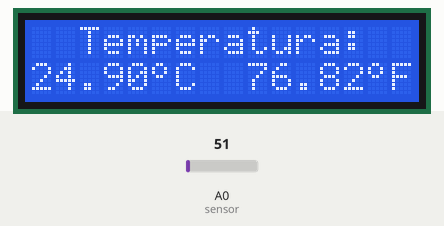
The sketch below on a simulated Arduino Uno, built with avr-gcc and run on an emulated ATmega328P. Parts: 16×2 character LCD. Inputs (shaded band) come from the test bench; at power-on: A0 (sensor) = 51. What the sketch prints to the serial monitor is not drawn.

Above: at 1.2 s.
1.3 s: A0 (sensor) set to 70
At 2.5 s:
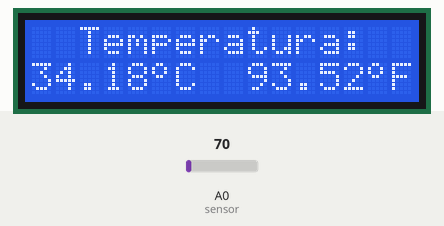
3.6 s: A0 (sensor) set to 86
At 5.0 s:
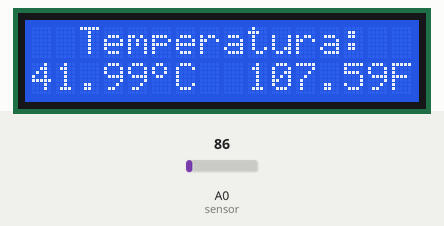
5.6 s: A0 (sensor) set to 71
At 7.4 s:
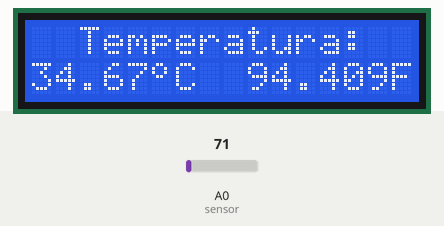
Timing chart, 0 to 8.9 s (numbered marks = the images above; inputs shaded):
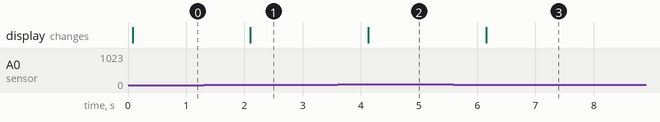

Measured:
- the behaviour switches between 77 and 78 on A0 (sensor) (found by bisection; images 1 and 2)
- after the input at 1.3 s, the display: changes after 0.80 s (image 1)
- after the input at 3.6 s, the display: changes after 0.53 s (image 2)
- after the input at 5.6 s, the display: changes after 0.56 s (image 3)

The sketch:

Taller_6_punto_5.ino
```cpp
/*
 * Lectura de sensor de temperatura (lm35) y despliegue en pantalla Lcd
 * Visualización de grados centigrados y fahrenheit
 */


 #include <LiquidCrystal.h>

 LiquidCrystal lcd(7,8,9,10,11,12);
 byte grado[8] = { 0b00001100, 0b00010010, 0b00010010, 0b00001100, 0b00000000, 0b00000000, 0b00000000, 0b00000000};
 float dato;
 float c,f;

 void setup() {
  Serial.begin(9600);
  lcd.begin(16,2);
  lcd.createChar(1,grado);
  lcd.setCursor(2,0);
  lcd.print("Temperatura: ");
  //centigrados
  lcd.setCursor(5,1);
  lcd.write(1);
  lcd.setCursor(6,1);
  lcd.print("C");
  //farenheit
  lcd.setCursor(14,1);
  lcd.write(1);
  lcd.setCursor(15,1);
  lcd.print("F");
}

void loop() {
  float centigrados = leerGrados();
  float faren = fahrenheit();
  lcd.setCursor(0,1);
  lcd.print(centigrados);
  lcd.setCursor(9,1);
  lcd.print(faren);
  Serial.println(analogRead(A0));         //linea de prueba para verificar los datos obtenidos del sensor lm35
  delay(1000);
}

float leerGrados()
{
  dato = analogRead(A0);
  c = (500*dato/1024);        //conversión --> ((5000mV * Sensor)/1023)/(10mV) --> obtenemos un valor en mV se divide todo entre 10mV para obtener los grados
  delay(10);
  /*
   * cen = (5*dato/1024);       //entrega el ressultado en voltios, dividimos en 10mV para obtener el valor en grados centigrados
   * c = c/0.01
   */
   if(c<0)
   {
    c = 0;
   }
  return c;
}
float fahrenheit()
{
  f = (c*9/5)+32;
  return f;
}
```
